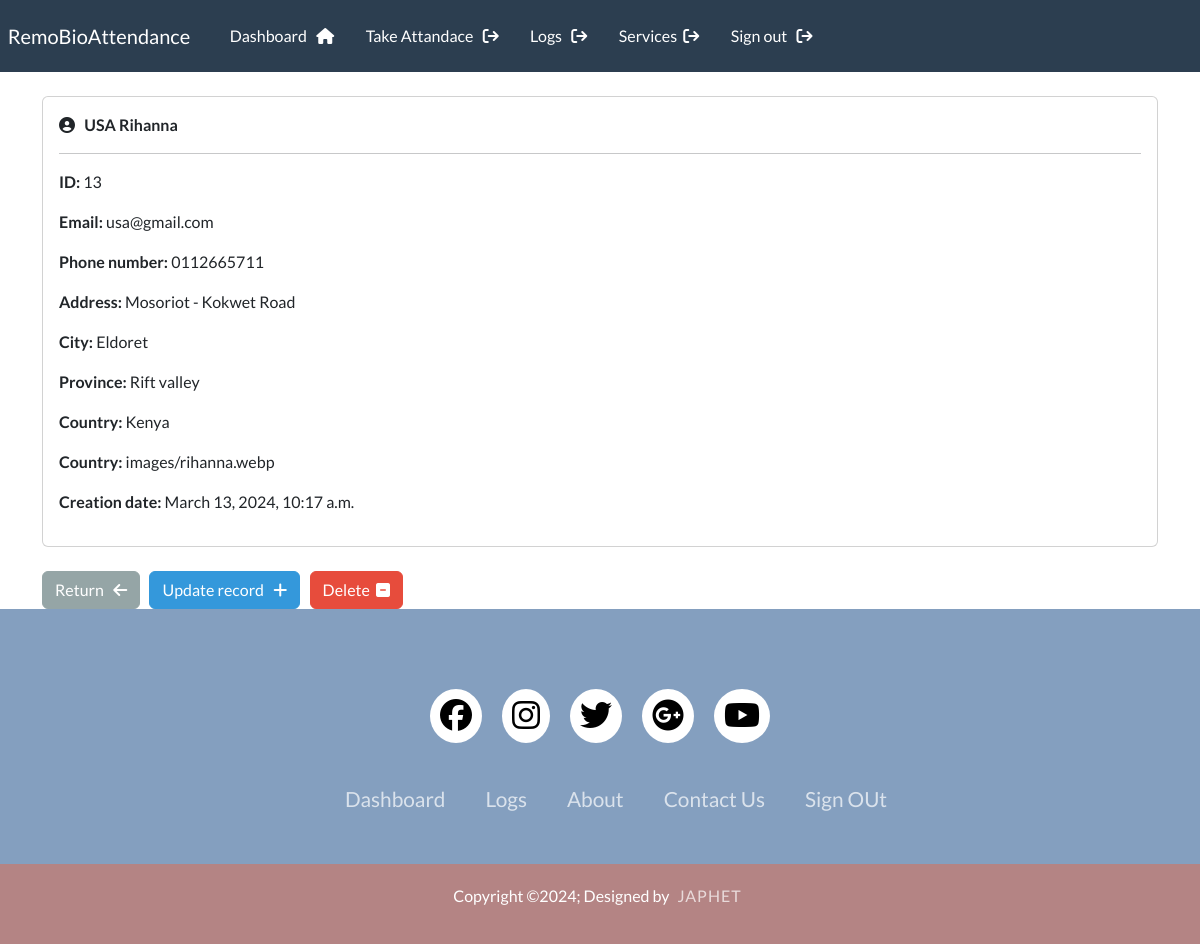
Screenshot of /record/13 (signed in) with the database file from the repository.
### webapp/models.py (models this page shows, shortened)
class Record(models.Model):
    creation_date = models.DateTimeField(auto_now_add=True)
    first_name = models.CharField(max_length=100)
    last_name = models.CharField(max_length=100)
    email = models.CharField(max_length=255)
    phone = models.CharField(max_length=20)
    address = models.CharField(max_length=300)
    city = models.CharField(max_length=255)
    province = models.CharField(max_length=200)
    country = models.CharField(max_length=125)
    images = models.ImageField(upload_to='images/',default="") # Store images as an array

### webapp/views.py (the view)
# urls.py: path('record/<int:pk>', views.singular_record, name="record"),
@login_required(login_url='my-login')
def singular_record(request, pk):
    all_records = Record.objects.get(id=pk)
    context = {'record':all_records}
    return render(request, 'webapp/view-record.html', context=context)

### webapp/templates/webapp/view-record.html (shortened to what this page needs)
{% extends 'webapp/base.html' %}
{% block content %}
    <div class="card">
        <div class="card-body">
            <i class="fa fa-user-circle-o" aria-hidden="true"></i> &nbsp;
            <strong>
                {{record.last_name|upper}}
                {{record.first_name}}
            </strong>
            <hr>
            <p> <strong> ID: </strong> {{record.id}} </p>
            <p> <strong> Email: </strong> {{record.email}} </p>
            <p> <strong> Phone number: </strong> {{record.phone}} </p>
            <p> <strong> Address: </strong> {{record.address}} </p>
            <p> <strong> City: </strong> {{record.city}} </p>
            <p> <strong> Province: </strong> {{record.province}} </p>
            <p> <strong> Country: </strong> {{record.country}} </p>
            <p> <strong> Country: </strong> {{record.images}} </p>
            <p> <strong> Creation date: </strong> {{record.creation_date}} </p>
        </div>
    </div>
    <br>
    <a href="{% url 'dashboard' %}" class="btn btn-secondary"> Return &nbsp; <i class="fa fa-arrow-left" aria-hidden="true"></i> </a>
    <a href="{% url 'update-record' record.id %}" class="btn btn-info"> Update record &nbsp; <i class="fa fa-plus" aria-hidden="true"></i> </a>
    <a href="{% url 'delete-record' record.id %}" class="btn btn-danger"> Delete &nbsp;<i class="fa fa-minus-square" aria-hidden="true"></i> </a>
{% endblock %}

### webapp/templates/webapp/footer.html (style rules this page uses)
* { padding: 0; margin: 0; box-sizing: border-box; }

### rows the page displays
Record: last_name "USA", first_name "Rihanna", id "13", email "usa@gmail.com", phone "0112665711", address "Mosoriot - Kokwet Road", city "Eldoret", province "Rift valley", country "Kenya", images "images/rihanna.webp", creation_date "March 13, 2024, 10:17 a.m."
